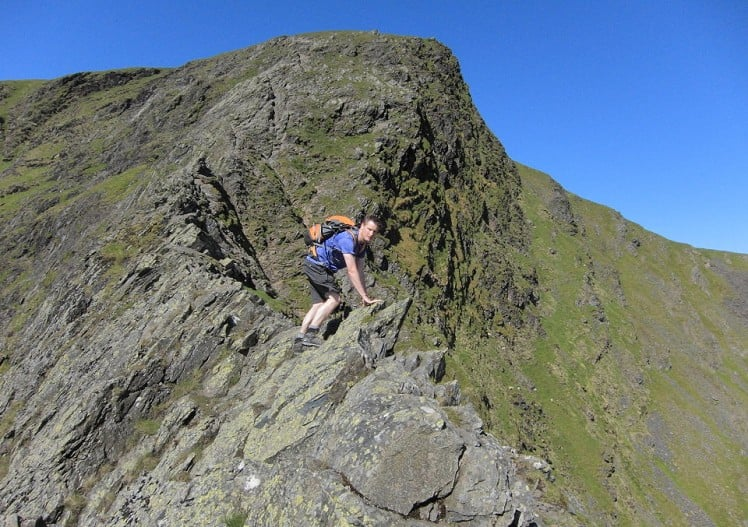
#> input picture basic_image_processing/images/sharp_edges.jpg, 748 x 527 px
$ jupyter execute simple_sobel_based_edge_detector.ipynb
#> lines starting #> are read from the running program, lines starting #| are printed output that depends on the picture
[cell 1]
import cv2 as cv

def get_image_for_plotting(path):
#> called with path = './images/sharp_edges.jpg'
    img = cv.imread(path)
#> img is the input picture: shape (527, 748, 3); mean B, G, R 127.4, 122.2, 110
    img = cv.cvtColor(img, cv.COLOR_BGR2GRAY)
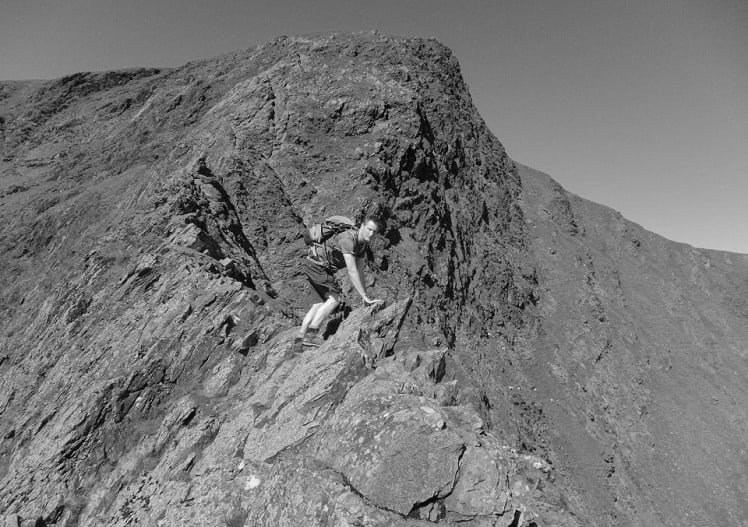
#> img: shape (527, 748); min 0, max 255, mean 119.2
    return img

[cell 2]
import math
import numpy as np

def apply_convolution(img: np.ndarray, kernel: np.ndarray) -> np.ndarray:
    k = kernel.shape[0]
    r = k // 2

    # Pad the image with edges meaning we have a padding of r pixels on each side
    padded = np.pad(img, ((r, r), (r, r)))
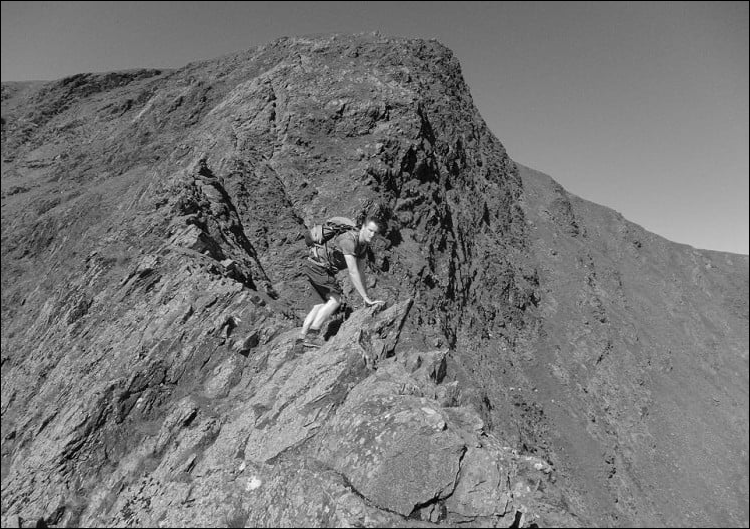
#> padded: shape (529, 750); min 0, max 255, mean 118.4
    H, W = img.shape
#> H = 527; W = 748
    out = np.zeros((H, W), dtype=np.float32)
    ker = kernel.astype(np.float32)

    for y in range(H):
        for x in range(W):
            acc = 0.0
            for j in range(-r, r+1):
                for i in range(-r, r+1):
                    acc += float(padded[y + j + r, x + i + r]) * float(ker[j + r, i + r])
            out[y, x] = acc
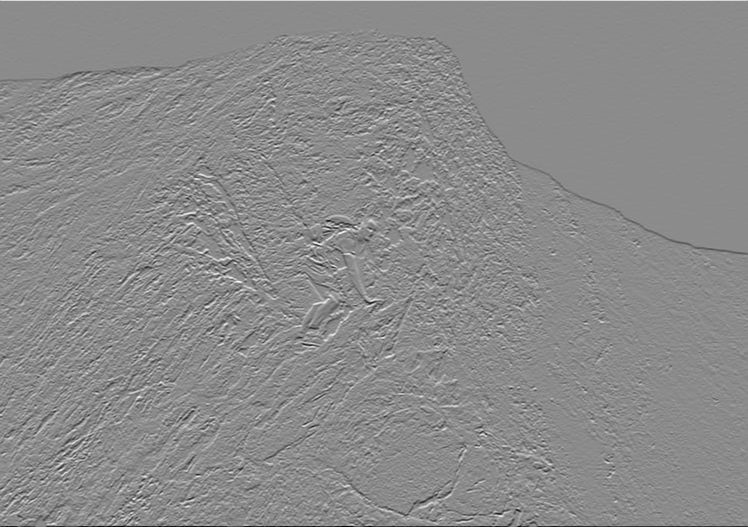
#> out: shape (527, 748) float32; min -803, max 670, mean 0.2; drawn with min black and max white

    return out

sobel_x = np.array([[-1,-2,-1],
                    [ 0, 0, 0],
                    [ 1, 2, 1]], dtype=np.float32)

sobel_y = np.array([[-1,0,1],
                    [-2,0,2],
                    [-1,0,1]], dtype=np.float32)

def calculate_gradient(img: np.ndarray):
    gx = apply_convolution(img, sobel_x)
    gy = apply_convolution(img, sobel_y)
#> after the loop in apply_convolution (call 2), `for y in range(H):`:
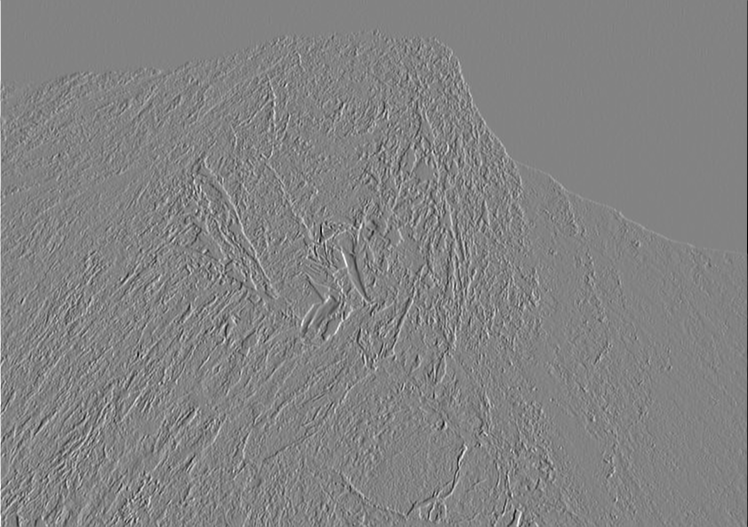
#> out: shape (527, 748) float32; min -779, max 738, mean 0.2; drawn with min black and max white

    H, W = gx.shape
#> H = 527; W = 748
    grad_magnitude = np.empty((H, W), dtype=np.float32)
    grad_angle     = np.empty((H, W), dtype=np.float32)  # radians in [-pi, pi]

    for y in range(H):
        for x in range(W):
            gxx = gx[y, x]
            gyy = gy[y, x]
            grad_magnitude[y, x] = math.sqrt(gxx*gxx + gyy*gyy)
            grad_angle[y, x]     = math.atan2(gyy, gxx)
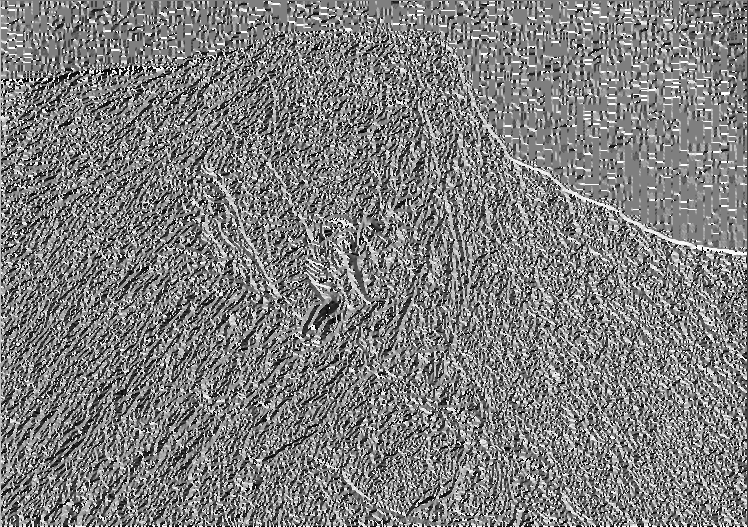
#> grad_angle: shape (527, 748) float32; min -3.14, max 3.14, mean -0.0258; drawn with min black and max white
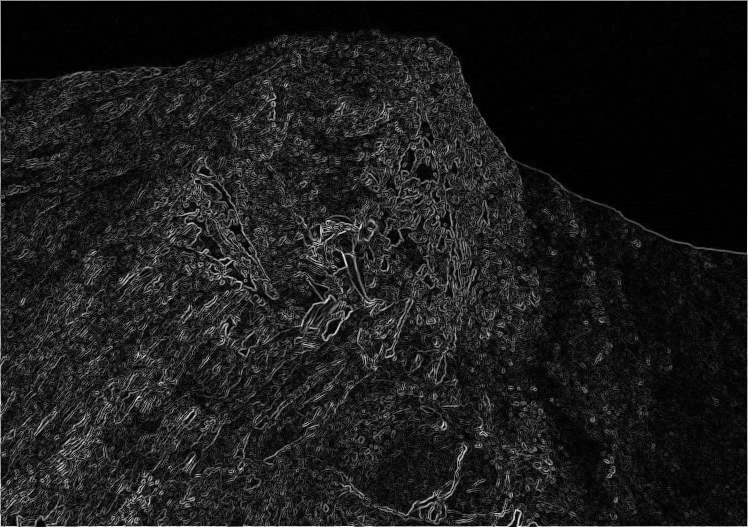
#> grad_magnitude: shape (527, 748) float32; min 0, max 805.3, mean 89.5; drawn with min black and max white

    return grad_magnitude, grad_angle

[cell 3]
def sobel_edge_detector(img, threshold):
    out_img_mag, _ = calculate_gradient(img)
    return (out_img_mag >= threshold).astype(np.uint8) * 255
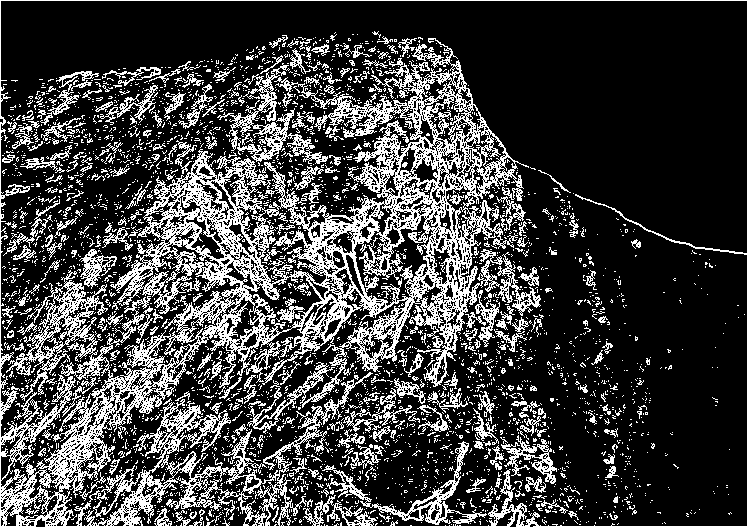
#> returned value: shape (527, 748); 25.1% white in thin lines or dots

def directional_edge_detector(img, direction_range):
#> called with direction_range = (40, 50)
    _, out_img_dir = calculate_gradient(img)

    deg = (np.degrees(out_img_dir) + 360.0) % 360.0
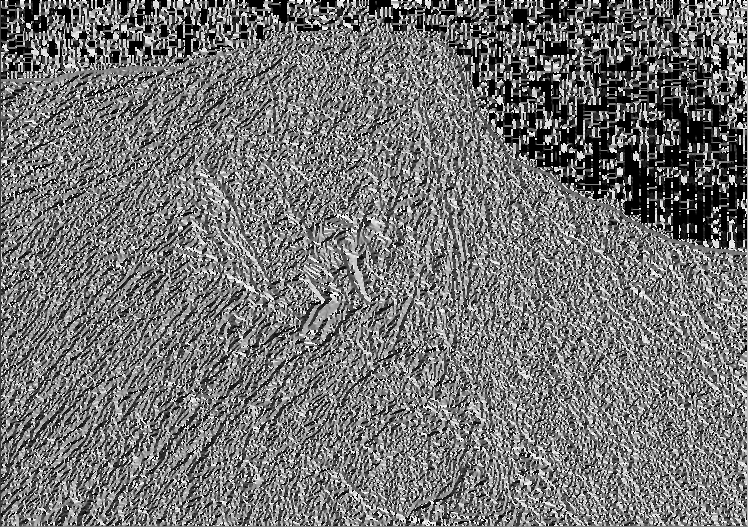
#> deg: shape (527, 748) float32; min 0, max 359.9, mean 163.3; drawn with min black and max white
    low, high = direction_range
    mask = (deg >= low) & (deg <= high)
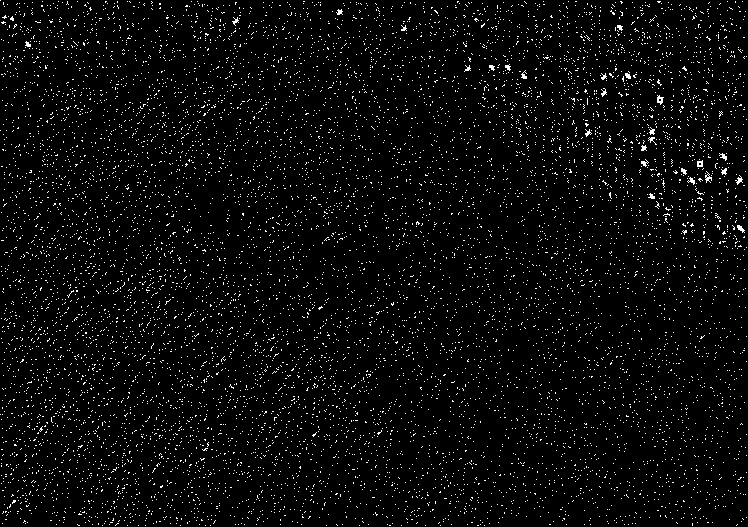
#> mask: shape (527, 748) bool; 3.7% white in thin lines or dots

    return (mask.astype(np.uint8) * 255)
#> returned value: shape (527, 748); 3.7% white in thin lines or dots

[cell 4]
img = get_image_for_plotting("./images/sharp_edges.jpg")
edges_at_127 = sobel_edge_detector(img, 127)
edges_at_45_deg = directional_edge_detector(img, (40, 50))

edges_canny = cv.Canny(img, 100, 200, L2gradient=True, apertureSize=3)
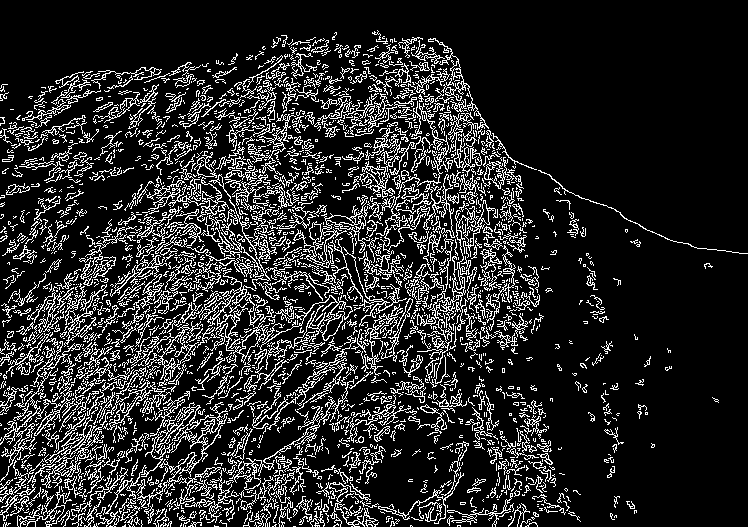
#> edges_canny: shape (527, 748); 15.8% white in thin lines or dots

[cell 5]
import matplotlib.pyplot as plt

fig, ax = plt.subplots(1, 4, figsize=(10, 5))

ax[0].imshow(img, cmap='gray', vmin=0, vmax=255)
ax[0].set_title("Original")
ax[0].axis('off')

ax[1].imshow(edges_at_127, cmap='gray', vmin=0, vmax=255)
ax[1].set_title("Magnitude Edge Detector")
ax[1].axis('off')

ax[2].imshow(edges_at_45_deg, cmap='gray', vmin=0, vmax=255)
ax[2].set_title("Directional Edge Detector")
ax[2].axis('off')

ax[3].imshow(edges_canny, cmap='gray', vmin=0, vmax=255)
ax[3].set_title("Canny Filter")
ax[3].axis('off')

plt.tight_layout()
plt.savefig("./images/output_detectors")
